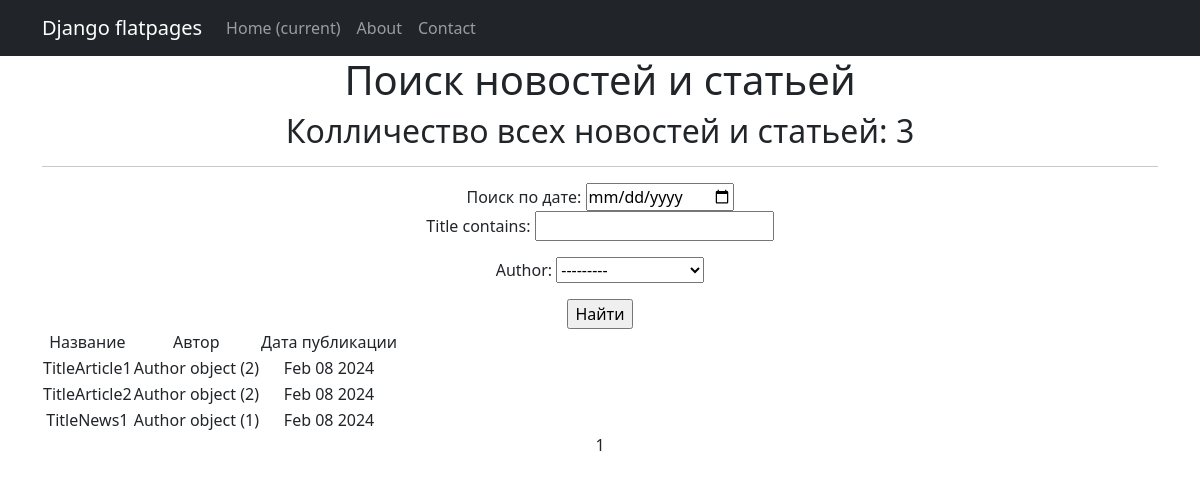
Page /news/search/ on the earlier database version.
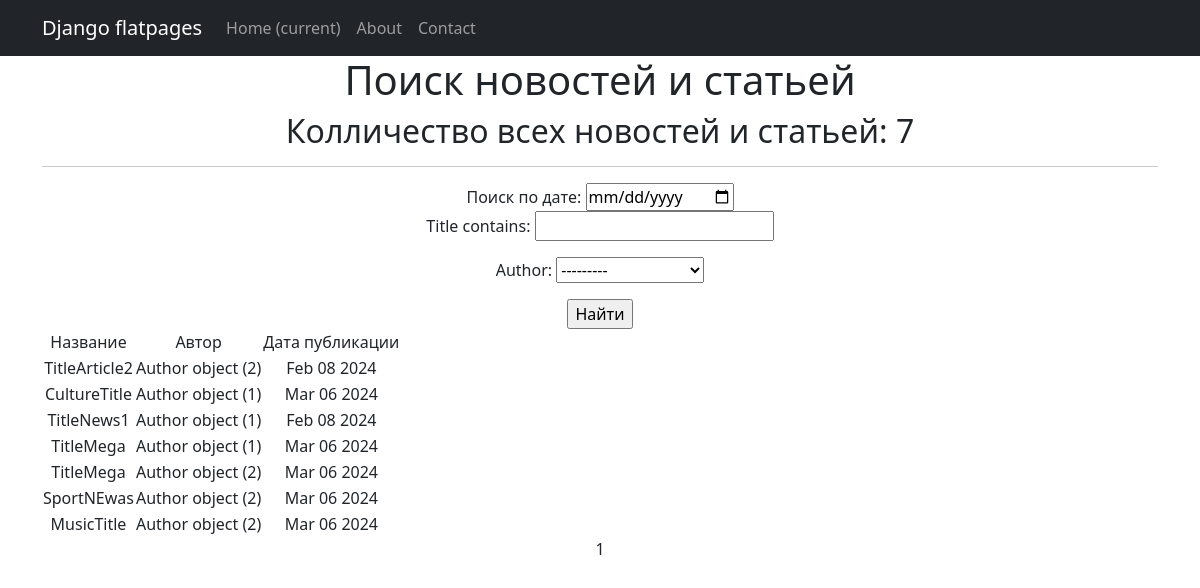
Same page on the later database version.
### news/models.py (models this page shows, shortened)
class Post(models.Model):
    article = 'AR'
    news = 'NE'
    CHOICE = [
        (article, 'статья'),
        (news, 'новость')
    ]
    author = models.ForeignKey(Author, on_delete=models.CASCADE)
    post_type = models.CharField(max_length=2, choices=CHOICE, default=news)
    post_time = models.DateTimeField(auto_now_add=True)
    category = models.ManyToManyField(Category, through='PostCategory')
    title = models.CharField(max_length=225)
    text = models.TextField()
    rating = models.IntegerField(default=0)

class Author(models.Model):
    user = models.OneToOneField(User, on_delete=models.CASCADE)
    rating = models.IntegerField(default=0)

### news/views.py (the view)
# urls.py: path('search/', PostSearch.as_view(), name='post_search'),
class PostSearch(ListView):
    model = Post
    template_name = 'news_search.html'
    context_object_name = 'search'
    ordering = 'post_type'
    order_by = '-post_time'
    paginate_by = 10
    def get_queryset(self):
        queryset = super().get_queryset()
        self.filterset = PostFilter(self.request.GET, queryset)
        return self.filterset.qs
    def get_context_data(self, **kwargs):
        context = super().get_context_data(**kwargs)
        context['filterset'] = self.filterset
        return context

### templates/news_search.html (shortened to what this page needs)
{% extends 'flatpages/default.html' %}
{% load custom_tags %}
{% block content %}
<h1>Поиск новостей и статьей</h1>
<h2> Колличество всех новостей и статьей: {{ search|length }} </h2>
<hr>
<form>
    <div class="nativeDatePicker">
        <label for="bday">Поиск по дате:</label>
        <input type="date" id="bday" name="bday"/>
    </div>
</form>
{% if search %}
<form action="" method="get">
    {{ filterset.form.as_p }}
    <input type="submit" value="Найти"/>
</form>
<table>
    <tr>
        <td>Название</td>
        <td>Автор</td>
        <td>Дата публикации</td>
    </tr>
    {% for p in search %}
    <tr>
        <td>{{ p.title }}</td>
        <td>{{ p.author }}</td>
        <td>{{ p.post_time|date:'M d Y' }}</td>
    </tr>
    {% endfor %}
</table>
{% else %}
<h2>Новостей и статей нет!</h2>
{% endif %}
   {{ page_obj.number }}
{% endblock content %}

Differences in the rows shown:
removed Post: title "TitleArticle1", author "Author object (2)", post_time "Feb 08 2024"
added Post: title "CultureTitle", author "Author object (1)", post_time "Mar 06 2024"
added Post: title "TitleMega", author "Author object (1)", post_time "Mar 06 2024"
added Post: title "TitleMega", author "Author object (2)", post_time "Mar 06 2024"
added Post: title "SportNEwas", author "Author object (2)", post_time "Mar 06 2024"
added Post: title "MusicTitle", author "Author object (2)", post_time "Mar 06 2024"
Other differences:
{{ search|length }}: "3" → "7"
